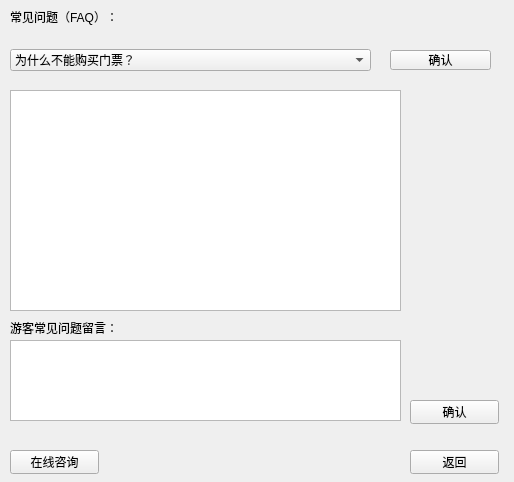
<?xml version="1.0" encoding="UTF-8"?>
<ui version="4.0">
 <class>contact</class>
 <widget class="QWidget" name="contact">
  <property name="geometry">
   <rect>
    <x>0</x>
    <y>0</y>
    <width>514</width>
    <height>482</height>
   </rect>
  </property>
  <property name="windowTitle">
   <string>Form</string>
  </property>
  <widget class="QPushButton" name="back_btn">
   <property name="geometry">
    <rect>
     <x>410</x>
     <y>450</y>
     <width>89</width>
     <height>24</height>
    </rect>
   </property>
   <property name="text">
    <string>返回</string>
   </property>
  </widget>
  <widget class="QPushButton" name="contact_btn">
   <property name="geometry">
    <rect>
     <x>10</x>
     <y>450</y>
     <width>89</width>
     <height>24</height>
    </rect>
   </property>
   <property name="text">
    <string>在线咨询</string>
   </property>
  </widget>
  <widget class="QTextBrowser" name="answer">
   <property name="geometry">
    <rect>
     <x>10</x>
     <y>90</y>
     <width>391</width>
     <height>221</height>
    </rect>
   </property>
  </widget>
  <widget class="QPushButton" name="confirm_btn">
   <property name="geometry">
    <rect>
     <x>390</x>
     <y>50</y>
     <width>101</width>
     <height>20</height>
    </rect>
   </property>
   <property name="text">
    <string>确认</string>
   </property>
  </widget>
  <widget class="QWidget" name="verticalLayoutWidget">
   <property name="geometry">
    <rect>
     <x>10</x>
     <y>-10</y>
     <width>361</width>
     <height>81</height>
    </rect>
   </property>
   <layout class="QVBoxLayout" name="verticalLayout">
    <item>
     <widget class="QLabel" name="label">
      <property name="text">
       <string>常见问题（FAQ）：</string>
      </property>
     </widget>
    </item>
    <item>
     <widget class="QComboBox" name="question">
      <item>
       <property name="text">
        <string>为什么不能购买门票？</string>
       </property>
      </item>
      <item>
       <property name="text">
        <string>门票的三种套餐有何不同？</string>
       </property>
      </item>
      <item>
       <property name="text">
        <string>景区的地址在哪里？</string>
       </property>
      </item>
      <item>
       <property name="text">
        <string>怎样提前了解景区内景点和活动的信息？</string>
       </property>
      </item>
      <item>
       <property name="text">
        <string>小孩可以半价吗？</string>
       </property>
      </item>
     </widget>
    </item>
   </layout>
  </widget>
  <widget class="QPlainTextEdit" name="message">
   <property name="geometry">
    <rect>
     <x>10</x>
     <y>340</y>
     <width>391</width>
     <height>81</height>
    </rect>
   </property>
  </widget>
  <widget class="QLabel" name="label_2">
   <property name="geometry">
    <rect>
     <x>10</x>
     <y>320</y>
     <width>131</width>
     <height>16</height>
    </rect>
   </property>
   <property name="text">
    <string>游客常见问题留言：</string>
   </property>
  </widget>
  <widget class="QPushButton" name="confirm_btn2">
   <property name="geometry">
    <rect>
     <x>410</x>
     <y>400</y>
     <width>89</width>
     <height>24</height>
    </rect>
   </property>
   <property name="text">
    <string>确认</string>
   </property>
  </widget>
 </widget>
 <resources/>
 <connections/>
</ui>
